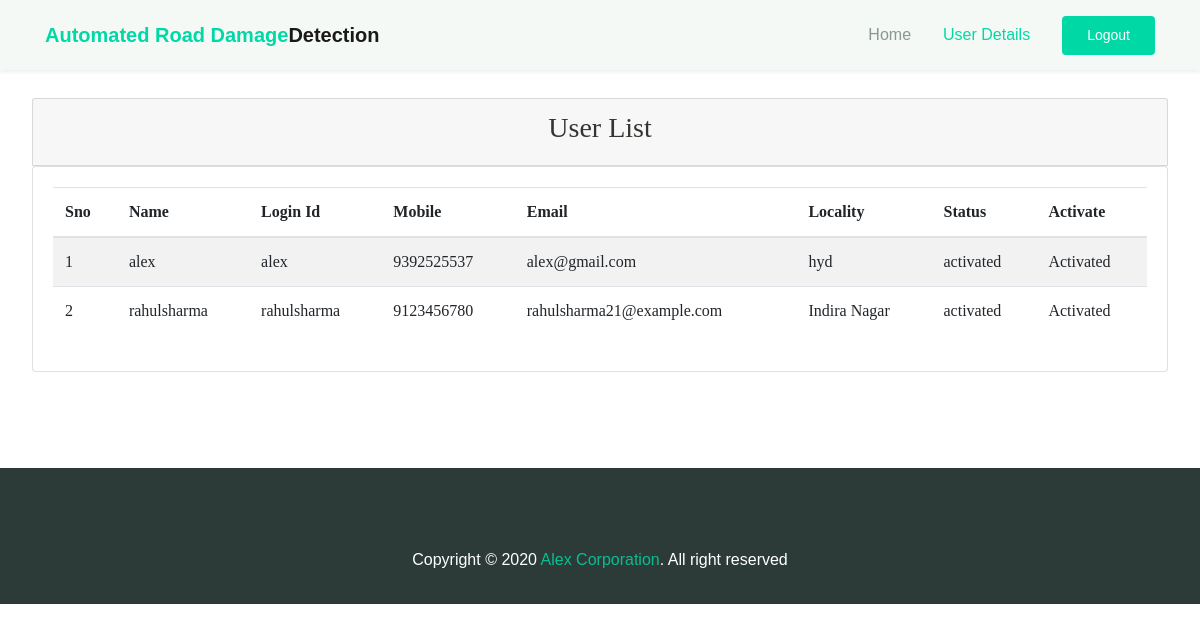
Page /ViewRegisteredUsers/ on the committed database.
### users/models.py (models this page shows, shortened)
class UserRegistrationModel(models.Model):
    name = models.CharField(max_length=100)
    loginid = models.CharField(unique=True, max_length=100)
    password = models.CharField(max_length=100)
    mobile = models.CharField(unique=True, max_length=100)
    email = models.CharField(unique=True, max_length=100)
    locality = models.CharField(max_length=100)
    address = models.CharField(max_length=1000)
    city = models.CharField(max_length=100)
    state = models.CharField(max_length=100)
    status = models.CharField(max_length=100)
    class Meta:
        db_table = 'UserRegistrations'

### admins/views.py (the view)
# urls.py: path("ViewRegisteredUsers/", admins.ViewRegisteredUsers, name="ViewRegisteredUsers"),
def ViewRegisteredUsers(request):
    data = UserRegistrationModel.objects.all()
    return render(request, 'admins/RegisteredUsers.html', {'data': data})

### assets/templates/admins/RegisteredUsers.html (shortened to what this page needs)
{% extends 'admins/adminbase.html' %}
{% block user_list %}active{% endblock %}
{% block content %}
    <div class="jumbotron">
        <div class="row">
            <div class="col-md-12">
                <div class="card card-header">
                    <h1 class="text-center h3"> User List</h1>
                </div>
                <div class="card card-body">
                    <table class="table table-striped">
                        <thead>
                        <tr>
                            <th scope="col">Sno</th>
                            <th scope="col">Name</th>
                            <th scope="col">Login Id</th>
                            <th scope="col">Mobile</th>
                            <th scope="col">Email</th>
                            <th scope="col">Locality</th>
                            <th scope="col">Status</th>
                            <th scope="col">Activate</th>
                        </tr>
                        </thead>
                        <tbody>
                        {% for user in data %}
                            <tr>
                                <td>{{ forloop.counter }}</td>
                                <td>{{ user.name }}</td>
                                <td>{{ user.loginid }}</td>
                                <td>{{ user.mobile }}</td>
                                <td>{{ user.email }}</td>
                                <td>{{ user.locality }}</td>
                                <td>{{ user.status }}</td>
                                {% if user.status == 'waiting' %}
                                    <td>
                                        <a class="btn-link" href="/AdminActivaUsers/?uid={{ user.id }}"
                                           style="color:DARKBLUE">Activate</a>
                                    </td>
                                {% else %}
                                    <td> Activated</td>
                                {% endif %}
                            </tr>
                        {% endfor %}
                        </tbody>
                    </table>
                </div>
            </div>
        </div>
    </div>
{% endblock %}

### assets/templates/admins/adminbase.html (shortened to what this page needs)
{% load static %}
<!DOCTYPE html>
<html lang="en">
<head>
    <link rel="stylesheet" href="{% static 'css/maicons.css' %}">
    <link rel="stylesheet" href="{% static 'css/bootstrap.css' %}">
    <link rel="stylesheet" href="{% static 'vendor/owl-carousel/css/owl.carousel.css' %}">
    <link rel="stylesheet" href="{% static 'vendor/animate/animate.css' %}">
    <link rel="stylesheet" href="{% static 'css/theme.css' %}">
</head>
<body>
<header>
    <nav class="navbar navbar-expand-lg navbar-light shadow-sm bg-light fixed-top">
        <div class="container">
            <a class="navbar-brand" href="#"><span class="text-primary">Automated Road Damage</span>Detection</a>
            <div class="collapse navbar-collapse" id="navbarSupport">
                <ul class="navbar-nav ml-auto">
                    <li class="nav-item {% block admin_home %} {% endblock %}">
                        <a class="nav-link" href="{% url 'AdminHome' %}">Home</a>
                    </li>
                    <li class="nav-item {% block user_list %} {% endblock %}">
                        <a class="nav-link" href="{% url 'ViewRegisteredUsers' %}">User Details</a>
                    </li>
                    <li class="nav-item">
                        <a class="btn btn-primary ml-lg-3" href="{% url 'index' %}">Logout</a>
                    </li>
                </ul>
            </div>
        </div>
    </nav>
</header>
<br>
{% block content %}
{% endblock %}
<footer class="page-footer">
    <div>
        <p id="copyright" class="text-center">Copyright &copy; 2020 <a href="#" target="_blank">Alex Corporation</a>.
            All right
            reserved</p>
    </div>
</footer>
</body>
</html>

### assets/static/css/theme.css (style rules this page uses)
:root { --primary: #00D9A5; --accent: #FF3D85; --secondary: #4E5AFE; --warning: #EED818; --info: #05B4E1; --danger: #FF4943; --success: #96C93D; --dark: #343531; --light: #F5F9F6; --cs: #596261; --grey: #6E807A; }
body { font-family: "Source Sans Pro", sans-serif; line-height: 1.5; color: #343531; }
a { color: #07be94; text-decoration: none; background-color: transparent; }
.bg-light { background-color: #F5F9F6 !important; }
.text-primary { color: #00D9A5 !important; }
.btn-primary { color: #fff; background-color: #00D9A5; border-color: transparent; }
.btn { padding: 8px 24px; }
.navbar { min-height: 70px; }
.navbar-brand { font-weight: 600; padding-top: 10px; padding-bottom: 10px; }
.navbar-nav { margin-top: 10px; border-top: 1px solid #E8EEE4; flex-shrink: 0; }
.navbar-nav .nav-link { transition: all .2s ease; }
.navbar-nav .btn { font-size: 14px; }
.navbar-light .navbar-nav .nav-link { color: rgba(110, 128, 122, 0.8); }
.navbar-light .navbar-nav .show > .nav-link, .navbar-light .navbar-nav .active > .nav-link, .navbar-light .navbar-nav .nav-link.show, .navbar-light .navbar-nav .nav-link.active { font-weight: 500; color: #00D9A5; }
@media (min-width: 992px) { .navbar-expand-lg .navbar-nav { margin-top: 0; border-top: none; } }
@media (min-width: 992px) { .navbar-expand-lg .navbar-nav .nav-link { padding-right: 16px; padding-left: 16px; } }
@media (min-width: 992px) { .navbar-expand-lg .navbar-nav { align-items: center; } }
.page-footer { position: relative; display: block; padding-top: 80px; padding-bottom: 16px; background-color: #2D3B38; color: #fff; }

### assets/templates/admins/RegisteredUsers.html (style rules this page uses)
.jumbotron { font-family: "Book Antiqua"; background: white; margin-top: 10px; }

### rows in the picture
UserRegistrationModel: name "alex", loginid "alex", mobile "9392525537", email "alex@gmail.com", locality "hyd", status "activated", shows "Activated"
UserRegistrationModel: name "rahulsharma", loginid "rahulsharma", mobile "9123456780", email "rahulsharma21@example.com", locality "Indira Nagar", status "activated", shows "Activated"
